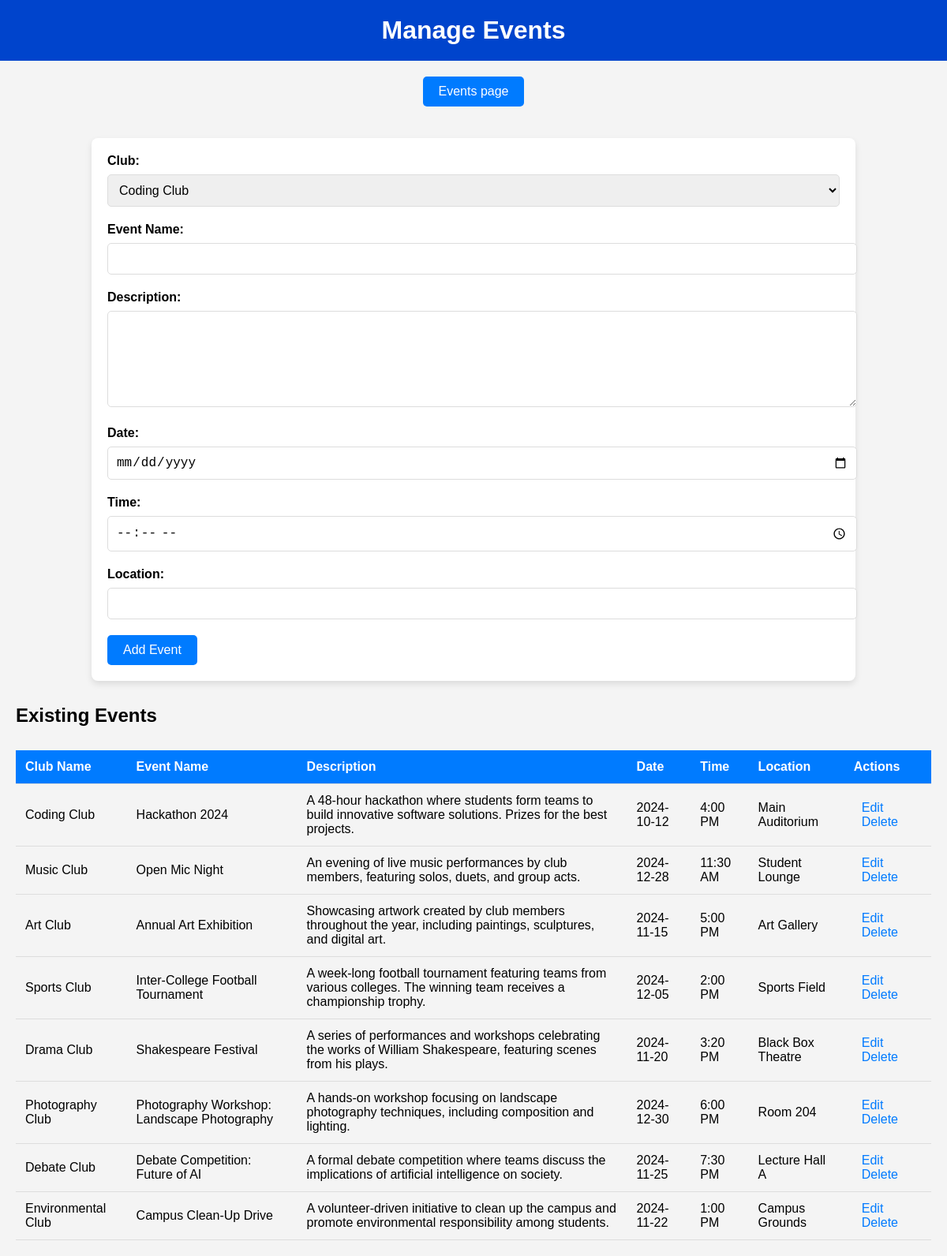
/manage_events.php (signed in), run on the app's committed database.
### tables this page shows
CREATE TABLE events (
    event_id INT PRIMARY KEY AUTO_INCREMENT,
    club_id INT,
    event_name VARCHAR(100) NOT NULL,
    event_description TEXT,
    event_date DATE, 
    event_time VARCHAR (15), 
    location VARCHAR(100),
    FOREIGN KEY (club_id) REFERENCES clubs(club_id)
);

CREATE TABLE clubs (
    club_id INT PRIMARY KEY AUTO_INCREMENT,
    club_name VARCHAR(100) NOT NULL,
    description TEXT,
    created_at TIMESTAMP DEFAULT CURRENT_TIMESTAMP
);

### manage_events.php (the view, shortened to what this page needs)
<?php
$dbc = new mysqli("localhost", "csc350", "xampp", "event_management");
$events = $dbc->query("SELECT e.event_id, e.event_name, e.event_description, e.event_date, e.event_time, e.location, c.club_name
                       FROM events e
                       JOIN clubs c ON e.club_id = c.club_id");
?>
<!DOCTYPE html>
<html lang="en">
<head>
    <link rel="stylesheet" href="main.css">
    <link rel="stylesheet" href="manage_events.css">
</head>
<body>
    <header><h1>Manage Events</h1></header>
    <div class="button-container">
        <a href="events.php" class="button-link">Events page</a>
    </div>
    <main>
        <form method="post" class="event-form">
            <label>Club:</label>
            <select name="club_id" required>
                <?php
                    $result = $dbc->query("SELECT * FROM clubs");
                    while($club = $result->fetch_assoc()):
                ?>
                    <option value="<?= $club['club_id'] ?>"><?= htmlspecialchars($club['club_name']) ?></option>
                <?php endwhile; ?>
            </select>
            <label>Event Name:</label>
            <input type="text" name="event_name" required>
            <label>Description:</label>
            <textarea name="event_description" required></textarea>
            <label>Date:</label>
            <input type="date" name="event_date" required>
            <label>Time:</label>
            <input type="time" name="event_time" required>
            <label>Location:</label>
            <input type="text" name="location" required>
            <button type="submit">Add Event</button>
        </form>
        <h2>Existing Events</h2>
        <table>
            <thead>
                <tr>
                    <th>Club Name</th>
                    <th>Event Name</th>
                    <th>Description</th>
                    <th>Date</th>
                    <th>Time</th>
                    <th>Location</th>
                    <th>Actions</th>
                </tr>
            </thead>
            <tbody>
                <?php while ($event = $events->fetch_assoc()): ?>
                    <tr>
                        <td><?= htmlspecialchars($event['club_name']) ?></td>
                        <td><?= htmlspecialchars($event['event_name']) ?></td>
                        <td><?= htmlspecialchars($event['event_description']) ?></td>
                        <td><?= htmlspecialchars($event['event_date']) ?></td>
                        <td><?= date("g:i A", strtotime($event['event_time'])) ?></td>
                        <td><?= htmlspecialchars($event['location']) ?></td>
                        <td>
                            <a href="edit_event.php?id=<?= $event['event_id'] ?>">Edit</a>
                            <a href="delete_event.php?id=<?= $event['event_id'] ?>" onclick="return confirm('Are you sure you want to delete this event?');">Delete</a>
                        </td>
                    </tr>
                <?php endwhile; ?>
            </tbody>
        </table>
    </main>
</body>
</html>

### main.css (style rules this page uses)
body { font-family: Arial, sans-serif; margin: 0; padding: 0; }
header { background-color: #0044cc; color: white; padding: 20px; text-align: center; }
main { padding: 20px; }
div { display: flex; justify-content: center; align-items: center; }

### manage_events.css (style rules this page uses)
body { font-family: Arial, sans-serif; background-color: #f4f4f4; margin: 0; padding: 0; }
header { background-color: #0044cc; color: white; padding: 20px; text-align: center; }
h1 { margin: 0; }
.button-container { text-align: center; margin: 20px; }
.button-link { background-color: #007bff; color: white; padding: 10px 20px; text-decoration: none; border-radius: 5px; font-size: 16px; }
.event-form { background-color: #ffffff; padding: 20px; border-radius: 8px; margin: 0 auto 30px auto; width: 80%; box-shadow: 0 4px 8px rgba(0, 0, 0, 0.1); }
.event-form label { display: block; margin-bottom: 8px; font-weight: bold; }
.event-form input, .event-form select, .event-form textarea { width: 100%; padding: 10px; margin-bottom: 20px; border: 1px solid #ddd; border-radius: 5px; font-size: 16px; }
.event-form textarea { resize: vertical; height: 100px; }
.event-form button { background-color: #007bff; color: white; padding: 10px 20px; border: none; border-radius: 5px; font-size: 16px; cursor: pointer; }
table { width: 100%; border-collapse: collapse; margin-top: 30px; }
table th, table td { padding: 12px; text-align: left; border-bottom: 1px solid #ddd; }
table th { background-color: #007bff; color: white; }
table td a { color: #007bff; text-decoration: none; padding: 5px 10px; border-radius: 5px; }

### data on the page
events: club.club_name "Coding Club", event_name "Hackathon 2024", event_description "A 48-hour hackathon where students form teams to build innovative software solutions. Prizes for the best projects.", event_date "2024-10-12", event_time "4:00 PM", location "Main Auditorium"
events: club.club_name "Music Club", event_name "Open Mic Night", event_description "An evening of live music performances by club members, featuring solos, duets, and group acts.", event_date "2024-12-28", event_time "11:30 AM", location "Student Lounge"
events: club.club_name "Art Club", event_name "Annual Art Exhibition", event_description "Showcasing artwork created by club members throughout the year, including paintings, sculptures, and digital art.", event_date "2024-11-15", event_time "5:00 PM", location "Art Gallery"
events: club.club_name "Sports Club", event_name "Inter-College Football Tournament", event_description "A week-long football tournament featuring teams from various colleges. The winning team receives a championship trophy.", event_date "2024-12-05", event_time "2:00 PM", location "Sports Field"
events: club.club_name "Drama Club", event_name "Shakespeare Festival", event_description "A series of performances and workshops celebrating the works of William Shakespeare, featuring scenes from his plays.", event_date "2024-11-20", event_time "3:20 PM", location "Black Box Theatre"
events: club.club_name "Photography Club", event_name "Photography Workshop: Landscape Photography", event_description "A hands-on workshop focusing on landscape photography techniques, including composition and lighting.", event_date "2024-12-30", event_time "6:00 PM", location "Room 204"
events: club.club_name "Debate Club", event_name "Debate Competition: Future of AI", event_description "A formal debate competition where teams discuss the implications of artificial intelligence on society.", event_date "2024-11-25", event_time "7:30 PM", location "Lecture Hall A"
events: club.club_name "Environmental Club", event_name "Campus Clean-Up Drive", event_description "A volunteer-driven initiative to clean up the campus and promote environmental responsibility among students.", event_date "2024-11-22", event_time "1:00 PM", location "Campus Grounds"

### other printed values
form field club_id "Coding Club"
